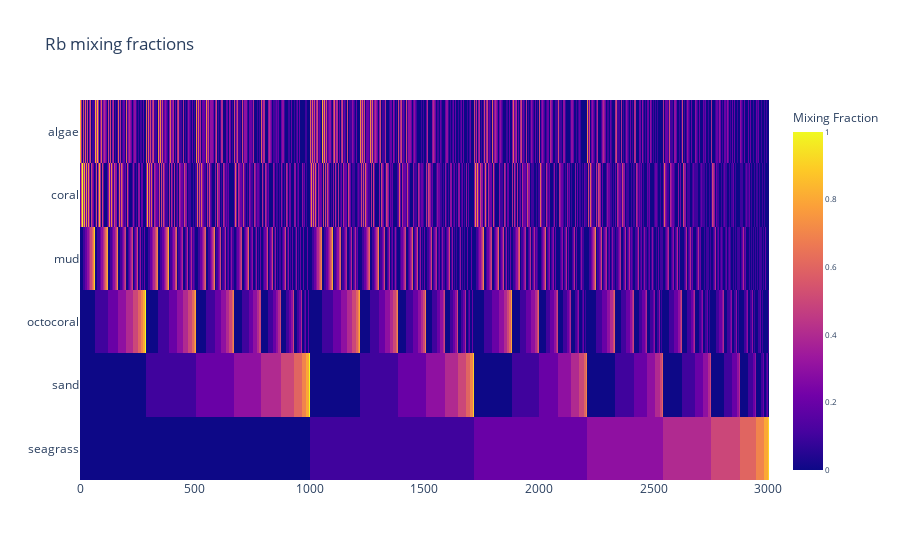

Write notebook code for a chart like this one.
### Code cell
fracs_vals_df = pd.DataFrame(np.squeeze(mix_fracs_vals).T, columns = ["algae", "coral", "mud", "octocoral", "sand", "seagrass"])
fig = px.imshow(fracs_vals_df.T, aspect='auto', title="IOP values")
fig.update_traces(hovertemplate='Rb: %{x} <br> value: %{z}')
fig.update_layout(
    title=dict(text="Rb mixing fractions"),
    coloraxis_colorbar=dict(
        title="Mixing Fraction",
        titlefont=dict(size=12),
        tickfont=dict(size=8),
        )
)
fig.show()

### Figure 1 — Plotly figure (JSON) as saved in the notebook; plotly's stock layout.template omitted (floating-point values rounded to 4 significant figures; data arrays with more than 128 entries replaced by an {"elided": "..."} marker saying what was removed)
{"data": [{"coloraxis": "coloraxis", "hovertemplate": "Rb: %{x} <br> value: %{z}", "name": "0", "type": "heatmap", "x": {"elided": "3003 int values"}, "xaxis": "x", "y": ["algae", "coral", "mud", "octocoral", "sand", "seagrass"], "yaxis": "y", "z": {"elided": "6x3003 float values"}}], "layout": {"coloraxis": {"colorbar": {"tickfont": {"size": 8}, "title": {"font": {"size": 12}, "text": "Mixing Fraction"}}, "colorscale": [[0, "#0d0887"], [0.1111, "#46039f"], [0.2222, "#7201a8"], [0.3333, "#9c179e"], [0.4444, "#bd3786"], [0.5556, "#d8576b"], [0.6667, "#ed7953"], [0.7778, "#fb9f3a"], [0.8889, "#fdca26"], [1, "#f0f921"]]}, "title": {"text": "Rb mixing fractions"}, "xaxis": {"anchor": "y", "domain": [0, 1]}, "yaxis": {"anchor": "x", "autorange": "reversed", "domain": [0, 1]}}}
